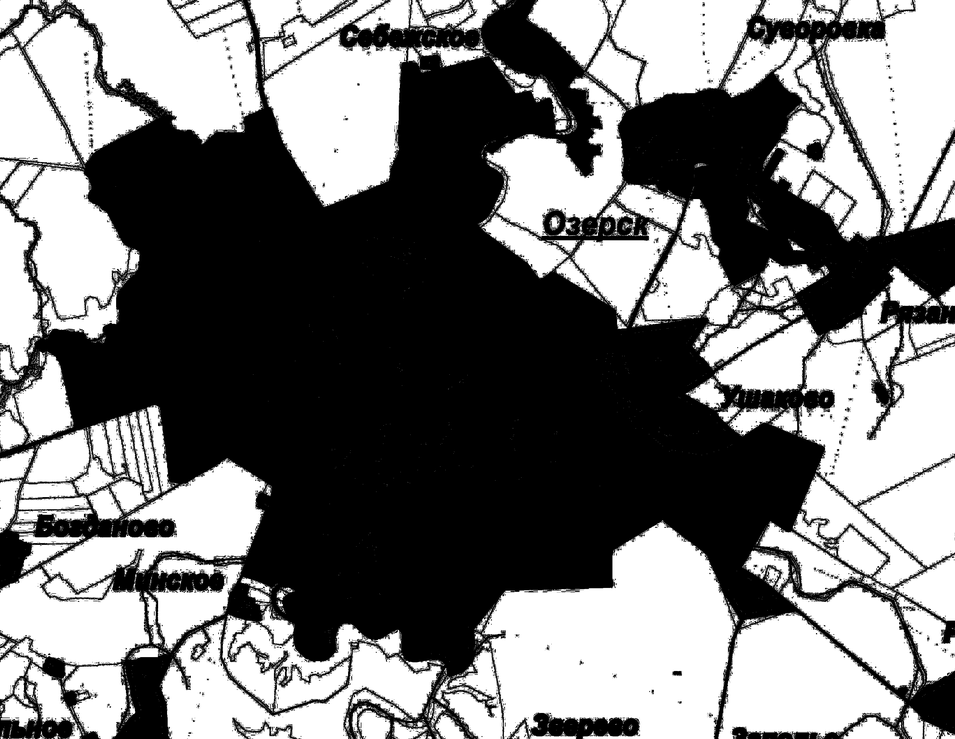
#> input picture mapsComparingService/0.png, 955 x 739 px, shrunk from 3298 x 2554 before the run
$ python -i MapsComparer.py   (imports and definitions only)
#> lines starting #> are read from the running program, lines starting #| are printed output that depends on the picture; after the words box and inside, x2 and y2 are one past the last pixel; in counts of white or black regions, pixels touching at a corner belong together
#> further down, picture is the input picture: shape (739, 955, 3); min 0, max 255, mean 122.5
import cv2
import numpy as np
from scipy.spatial import cKDTree

from ColorsDict import ColorsDict


class MapsComparer:
    def get_mask(self, img, color):
        return cv2.inRange(img, *self.approx_color(color, 1.05))

    # [33 lines left out: functions find_diff, find_masks_diff, not called in this run]

    def extend_mask(self, mask, amount):
        kern = cv2.getStructuringElement(cv2.MORPH_ELLIPSE, (amount, amount))
        return cv2.dilate(mask, kern, iterations=1)

    # [29 lines left out: functions get_rects, get_masks, get_rect, not called in this run]

    def cut_mask(self, img, mask):
        height, width = img.shape[:2]
        y_coords, x_coords = np.mgrid[0:height, 0:width]

        non_target_mask = (mask == 0)
        non_target_points = np.column_stack((
            y_coords[non_target_mask],
            x_coords[non_target_mask]
        ))

        target_points = np.column_stack((
            y_coords[mask > 0],
            x_coords[mask > 0]
        ))

        if len(non_target_points) > 0 and len(target_points) > 0:
            tree = cKDTree(non_target_points)

            distances, indices = tree.query(target_points, k=1)

            for i, (y, x) in enumerate(target_points):
                nearest_y, nearest_x = non_target_points[indices[i]]
                img[y, x] = img[nearest_y, nearest_x]

    def remove_text(self, img):
        gray = cv2.cvtColor(img, cv2.COLOR_HSV2BGR)
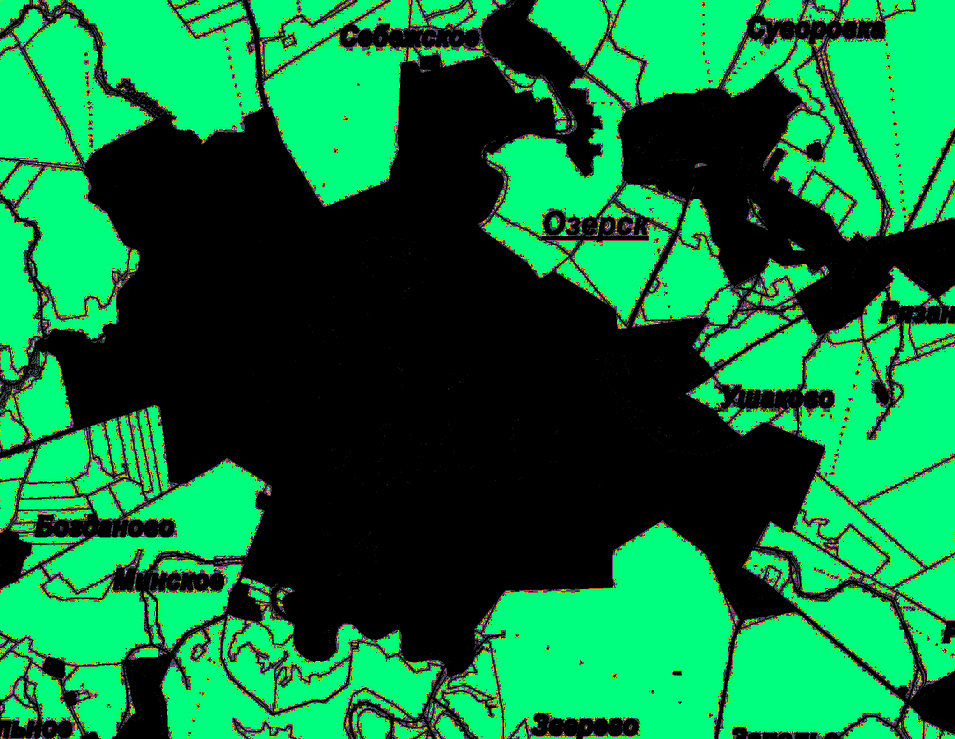
#> gray: shape (739, 955, 3); mean B, G, R 60.4, 118.8, 10.9
        gray = cv2.cvtColor(gray, cv2.COLOR_BGR2GRAY)
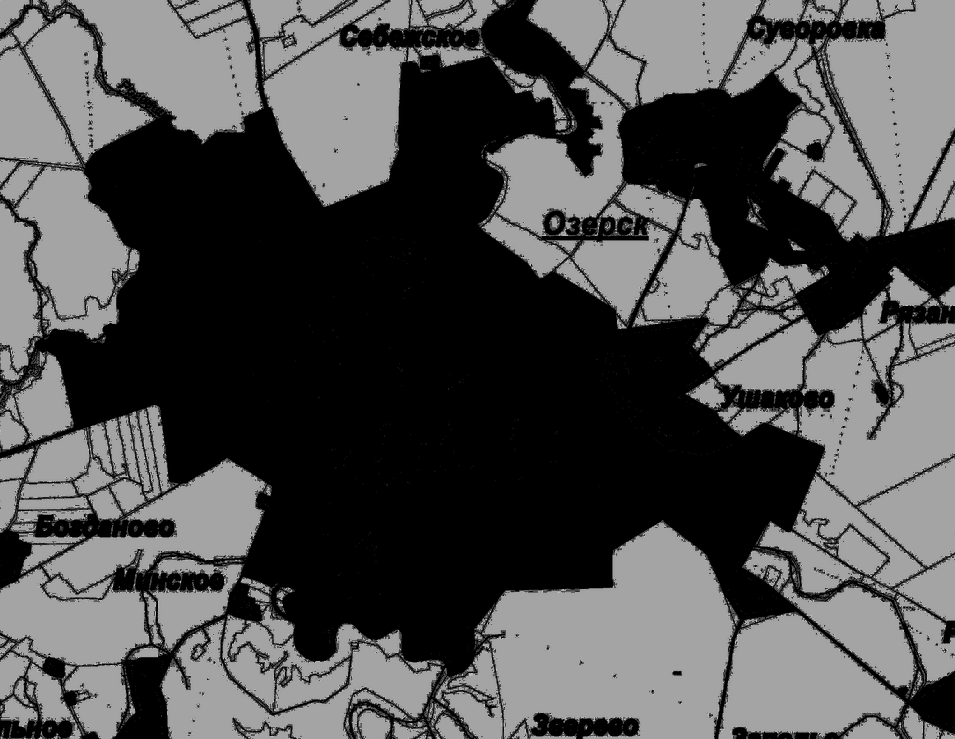
#> gray: shape (739, 955); min 0, max 190, mean 79.8
        ret, wmask = cv2.threshold(gray, 240, 255, cv2.THRESH_BINARY)
#> wmask: shape (739, 955); every value is 0
        ret, bmask = cv2.threshold(gray, 20, 255, cv2.THRESH_BINARY)
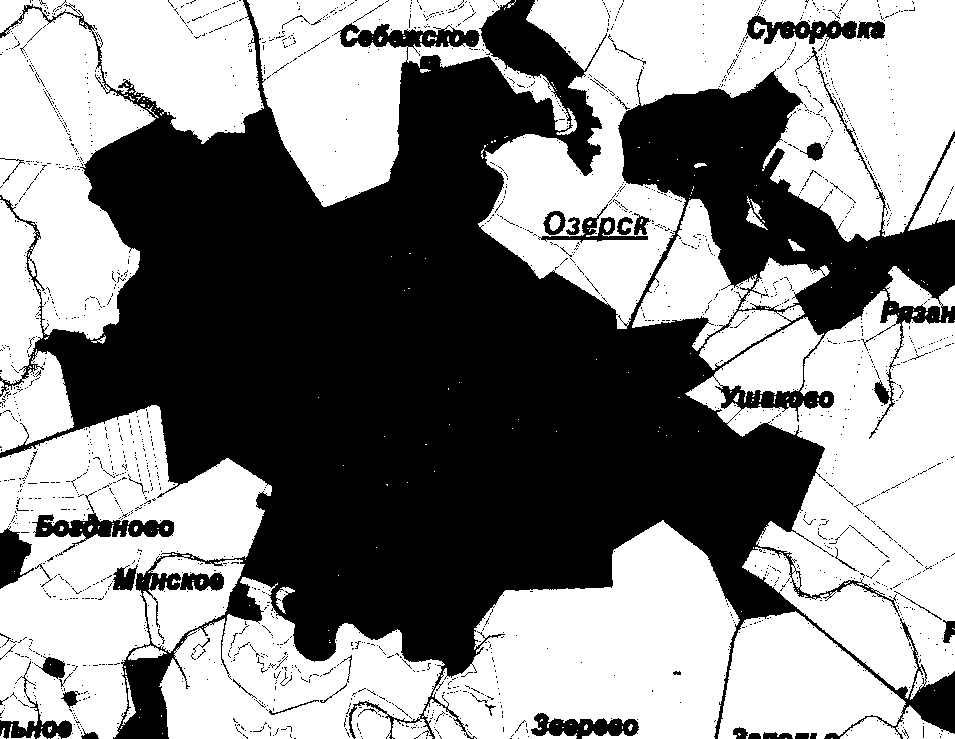
#> bmask: shape (739, 955); 53.6% white; 1961 black regions (1909 under 20 px), largest, box (x1, y1, x2, y2) and area: (0, 0, 955, 739) 309629, (32, 491, 174, 553) 2143, (745, 13, 857, 44) 1595

        bmask = cv2.bitwise_not(bmask)

        bmask = self.extend_mask(bmask, 10)
#> in extend_mask, `return cv2.dilate(mask, kern, iterations=1)`:
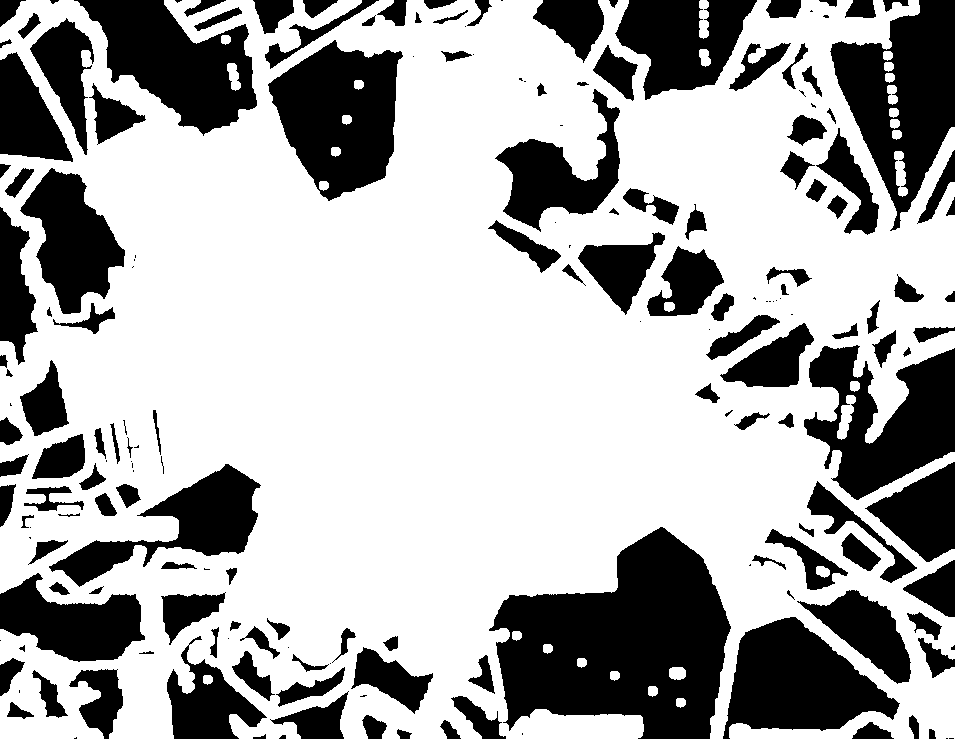
#> returned value: shape (739, 955); 67.1% white; 189 black regions (50 under 20 px), largest, box (x1, y1, x2, y2) and area: (489, 527, 731, 739) 32423, (830, 0, 955, 231) 15134, (268, 40, 403, 201) 14020
        wmask = self.extend_mask(wmask, 10)

        if np.sum(bmask) == 0 and np.sum(wmask) == 0:
            return img.copy()

        result = img.copy()

        self.cut_mask(result, bmask)
#> in cut_mask, `non_target_points = np.column_stack(( y_coords[non_target_mask], x_coo..`: non_target_points = 231858 pairs, first value 0 to 738, second value 0 to 954
#> in cut_mask, `target_points = np.column_stack(( y_coords[mask > 0], x_coords[mask > ..`: target_points = 473887 pairs, first value 0 to 738, second value 0 to 954
#> the loop in cut_mask, `for i, (y, x) in enumerate(target_points):` made 473887 passes
#> (x, nearest_y, nearest_x) on passes 1 to 3: (26, 0, 25), (27, 0, 25), (28, 0, 25)
#> after the loop in cut_mask, `for i, (y, x) in enumerate(target_points):`:
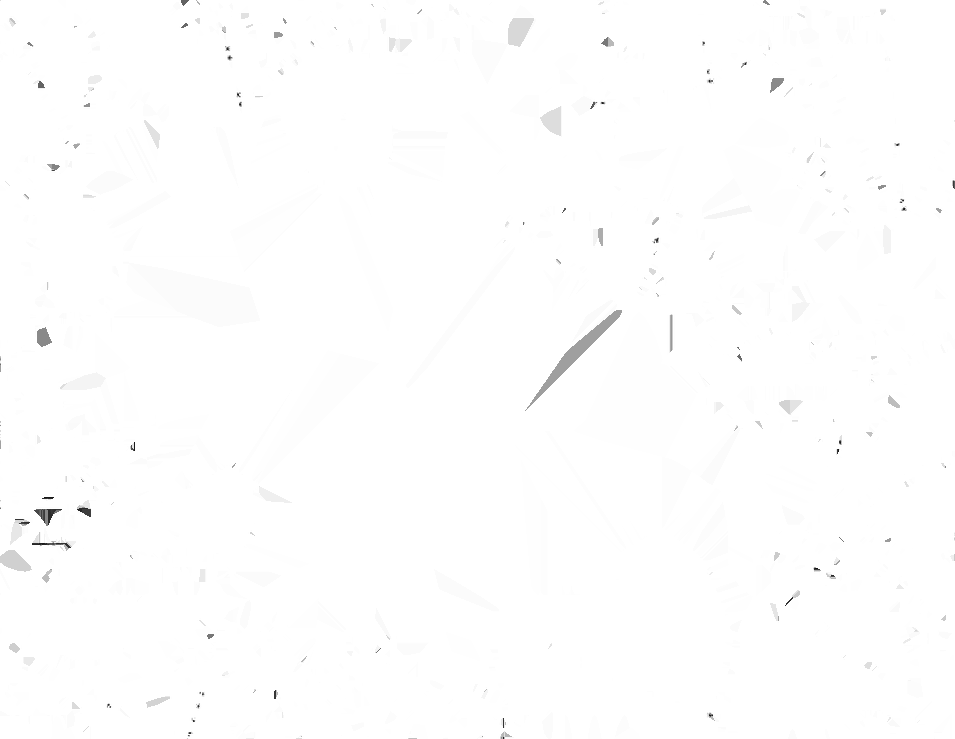
#> img: shape (739, 955, 3); min 22, max 255, mean 254
        self.cut_mask(result, wmask)
#> in cut_mask (call 2), `non_target_mask = (mask == 0)`: non_target_mask: shape (739, 955) bool; every value is 1

        return result

    # [11 lines left out: function approx_color, not called in this run]

>>> import cv2
>>> picture = cv2.imread('0.png')
>>> result = MapsComparer().remove_text(picture)
